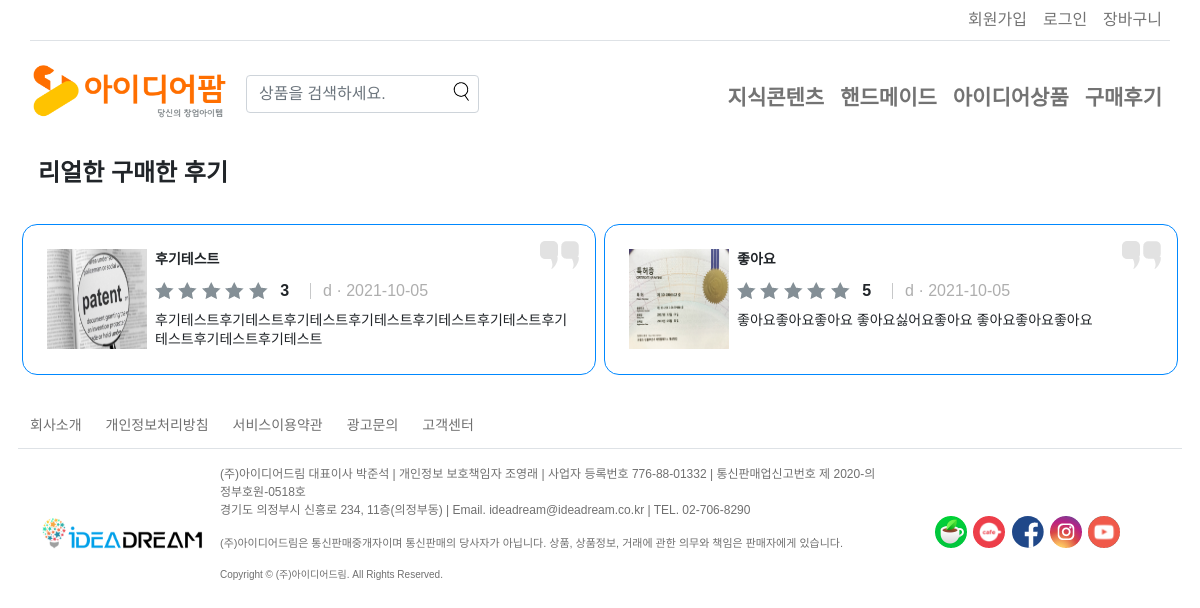
Screenshot of /review with the database file from the repository.
### member/models.py (models this page shows, shortened)
class Prod_Categ_big(models.Model): #대분류 정의
    Code=models.CharField(max_length=20, verbose_name='대분류코드', unique=True, db_index=True)
    Name=models.CharField(max_length=50, verbose_name='대분류명', db_index=True)
    Intro=RichTextUploadingField(verbose_name='대분류소개', blank=True,null=True)
    class Meta:
        verbose_name = "대분류"
        verbose_name_plural = "대분류"

class Product_review(models.Model): #상품후기 정의
    Product=models.ForeignKey(Product,on_delete=CASCADE)
    Evaluate=models.CharField(max_length=4,verbose_name='평점', db_index=True, validators=[RegexValidator(r'^((5)|([0-4]{1}(\.\d*)?))$','0~5점 사이를 입력하세요.')])
    ReTitle=models.CharField(max_length=100,verbose_name='제목', db_index=True,default='')
    Content=models.TextField(max_length=10000, verbose_name='내용', db_index=True)
    Reviewer=models.ForeignKey(User,on_delete=CASCADE)
    Answer=models.TextField(max_length=10000, verbose_name='후기답변내용', null=True, db_index=True)
    RWriteday=models.DateTimeField(auto_now_add=True, verbose_name='작성일')
    class Meta:
        verbose_name = "상품후기"
        verbose_name_plural = "상품후기"

class Product_reviewimg(models.Model): #상품후기 이미지 필드 연결정의
    Product=models.ForeignKey(Product_review,on_delete=models.CASCADE)
    image=models.ImageField(upload_to='productreviewimages/',verbose_name='사진첨부', blank=True,null=True)
    class Meta:
        verbose_name = "이미지업로드"
        verbose_name_plural = "이미지업로드"

class User(models.Model): #회원테이블 정의
    Utype=models.CharField(max_length=7, verbose_name='회원유형', choices=(('normal','일반회원'),('company','기업회원')))
    UID=models.CharField(max_length=20, verbose_name='아이디', unique=True,db_index = True)
    UPW=models.CharField(max_length=20, verbose_name='비밀번호')
    Unick=models.CharField(max_length=20, verbose_name='닉네임')
    Uname=models.CharField(max_length=12, verbose_name='이름')
    Ubrith=models.DateField(verbose_name='생년월일')
    Ugender=models.CharField(max_length=1, verbose_name='성별', choices=GENDERS)
    Unation=models.CharField(max_length=3, verbose_name='국가', choices=(('KR','대한민국'),('ETC','국외')))
    Utel=models.CharField(max_length=15, verbose_name='휴대전화번호')
    Uemail=models.EmailField(max_length=60, verbose_name='이메일')
    Upostcode=models.CharField(max_length=7, verbose_name='우편번호')
    Uaddress=models.CharField(max_length=200, verbose_name='주소')
    Usmsrecive=models.BooleanField(verbose_name='SMS동의여부', default=False)
    Umailrecive=models.BooleanField(verbose_name='이메일수신동의여부', default=False)
    Ucomtype=models.CharField(max_length=1, verbose_name='회사유형', null=True, choices=(('1','개인사업자'),('2','(주)주식회사'),('3','주식회사(주)'),('4','유한회사'),('5','사단법인'),('6','재단법인'),('7','학교'),('8','공공기관'),('9','기타')))
    Ucomname=models.CharField(max_length=15, verbose_name='회사명', null=True)
    Ucombid=models.CharField(max_length=12, verbose_name='사업자등록번호', null=True, unique=True, db_index = True)
    Ufoundername=models.CharField(max_length=12, verbose_name='대표자명', null=True)
    Ucomstyle=models.CharField(max_length=20, verbose_name='업태', null=True)
    Ucomsector=models.CharField(max_length=20, verbose_name='업종', null=True)
    Ucombrith=models.DateField(verbose_name='회사설립일', null=True, blank=True)
    Ufounderbrith=models.DateField(verbose_name='창업자 생년월일', null=True ,blank=True)
    Ufoundergender=models.CharField(max_length=1, verbose_name='창업자 성별', choices=GENDERS, null=True, blank=True)
    Ufoundyear=models.CharField(max_length=1, verbose_name='창업업력', null=True, choices=(('1','예비창업자'),('2','창업초기(3년 미만)'),('3','창업도약(4년 ~ 7년)'),('4','7년 이상')))
    Ucomdepart=models.CharField(max_length=1, verbose_name='창업분야', null=True, choices=(('1','제조'),('2','IT'),('3','도소매'),('4','서비스'),('5','사회적기업')))
    Uregisterday=models.DateTimeField(auto_now_add=True, verbose_name='등록일')
    class Meta:
        verbose_name = "회원"
        verbose_name_plural = "회원"

### member/views.py (the view)
# urls.py: path('review',views.reviewall), #구매후기 이동 라우팅
def reviewall(req): #후기표시
    review=Product_review.objects.all().order_by()
    catbig=Prod_Categ_big.objects.order_by()
    if req.session.get('uid'):
        loggeduser=User.objects.get(UID=req.session['uid'])
        return render(req, 'review.html',{'req':req,'userexist':loggeduser,'catbig':catbig,'reviews':review})
    else:
        return render(req, 'review.html',{'req':req,'catbig':catbig,'reviews':review})

### member/templates/review.html (shortened to what this page needs)
{% load static %}
<!DOCTYPE html>
<html lang="ko">
    {% include 'head.html' %}
    <body>
        <header class="container-md p-0">
            {% include 'tnb.html' %}
            {% include 'gnb.html' %}
        </header>
        <section class="container my-3 px-0">
            <h4 class="p-2">리얼한 구매한 후기</h4>
            <div class="row">
                {% for reviewlist in reviews %}
                <div class="col-lg-6 p-0 my-3">
                    <div class="reviewborder m-1 p-3">
                        <div class="position-relative">
                            <img src="{% static 'farm/그룹 3294.png' %}" class="position-absolute top-0 end-0">
                        </div>
                        <div class="float-start m-2">
                            <img src="{{reviewlist.product_reviewimg_set.first.image.url}}" width="100vw" height="100vh">
                        </div>
                        <div>
                            <p class="F4 text-truncate p-0 m-2"><strong>{{reviewlist.ReTitle}}</strong></p>
                            {% for i in "x"|rjust:"5" %}
                                {% if reviewlist.Evaluate >= forloop.counter %}
                                <img src="{% static 'farm/패스 5724.png' %}">
                                {% else %}
                                <img src="{% static 'farm/패스 5728.png' %}">
                                {% endif %}
                            {% endfor %}
                            <strong class="mx-2 align-middle">{{reviewlist.Evaluate}}</strong>
                            <span class="align-middle" style="color:#AEAEAE;">{{reviewlist.Reviewer.Unick}}  ·  {{reviewlist.RWriteday|date:"Y-m-d"}}</span>
                            <p class="F4 textcut my-2 w-auto">{{reviewlist.Content}}</p>
                        </div>
                    </div>
                </div>
                {% endfor %}
            </div>
        </section>
        {% include 'footer.html' %}
    </body>
</html>

### member/templates/gnb.html (shortened to what this page needs)
{% load static %}
            <nav class="navbar navbar-expand-lg navbar-light my-1">
                <div class="container-fluid p-0">
                    <a class="navbar-brand" href="/"><img src="{% static 'farm/아이디어팜_로고.png' %}"></a>
                    <div class="collapse navbar-collapse" id="navbarSupportedContent">
                        <form class="d-flex my-2" action="/search?search=" method="GET" id="form" onsubmit="return search();">
                            <input class="form-control col-xxl-2 mt-2" type="search" name="search" placeholder="상품을 검색하세요." aria-label="Search" id="Serach" required>
                            <button class="btn" type="submit" style="position:relative;right:40px;"><img src="{% static 'magnifying-glass.png' %}" ></button>
                        </form>
                        <ul class="navbar-nav ms-auto my-2 mt-xl-3 mb-xl-0">
                            {% if catbig %}
                                {% for element in catbig %}
                            <li class="nav-item">
                                <strong><a class="nav-link F2 " href="/product/{{element.Code}}">{{element.Name}}</a></strong>
                            </li>
                                {% endfor %}
                            {% endif %}
                            <li class="nav-item">
                                <strong><a class="nav-link F2" href="/review">구매후기</a></strong>
                            </li>
                        </ul>
                    </div>
                </div>
            </nav>

### member/templates/head.html (style rules this page uses)
body { font-family: "본고딕", "Noto Sans KR", "Noto Sans CJK", "Source Han Sans" ,arial, sans-serif; max-width: 100% ;overflow-x: hidden; }
h1, h2, h3, h4 { font-weight : bold; }
a { text-decoration:none; color:inherit; }
.F2 { font-size:21px; }
.F4 { font-size:14px; }
.textcut { display: block; line-height: 1.4em; height: 2.8em; display:-webkit-box; -webkit-line-clamp:2; -webkit-box-orient:vertical; text-overflow:ellipsis; overflow:hidden; }
.reviewborder { border:1px solid #0088FF; border-radius:15px; }

### rows the page displays
Prod_Categ_big: Name "지식콘텐츠"
Prod_Categ_big: Name "핸드메이드"
Prod_Categ_big: Name "아이디어상품"
Product_review: product_reviewimg_set.first.image (picture), ReTitle "후기테스트", Evaluate "3", Reviewer.Unick "d", RWriteday "2021-10-05", Content "후기테스트후기테스트후기테스트후기테스트후기테스트후기테스트후기테스트후기테스트후기테스트"
Product_review: product_reviewimg_set.first.image (picture), ReTitle "좋아요", Evaluate "5", Reviewer.Unick "d", RWriteday "2021-10-05", Content "좋아요좋아요좋아요 좋아요싫어요좋아요 좋아요좋아요좋아요"
